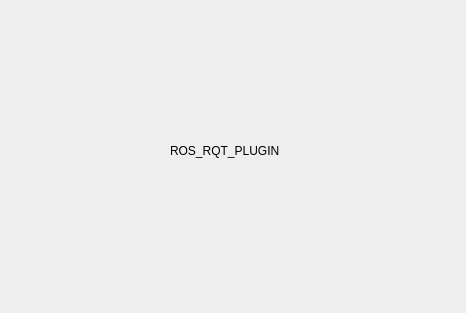
<?xml version="1.0" encoding="UTF-8"?>
<ui version="4.0">
 <class>ROS_RQT_Plugin</class>
 <widget class="QWidget" name="ROS_RQT_Plugin">
  <property name="geometry">
   <rect>
    <x>0</x>
    <y>0</y>
    <width>466</width>
    <height>313</height>
   </rect>
  </property>
  <property name="sizePolicy">
   <sizepolicy hsizetype="Preferred" vsizetype="Minimum">
    <horstretch>0</horstretch>
    <verstretch>0</verstretch>
   </sizepolicy>
  </property>
  <property name="windowTitle">
   <string>Rqt Plugin Template</string>
  </property>
  <widget class="QLabel" name="label">
   <property name="geometry">
    <rect>
     <x>170</x>
     <y>120</y>
     <width>131</width>
     <height>61</height>
    </rect>
   </property>
   <property name="text">
    <string>ROS_RQT_PLUGIN</string>
   </property>
  </widget>
 </widget>
 <layoutdefault spacing="6" margin="11"/>
 <resources/>
 <connections/>
</ui>
